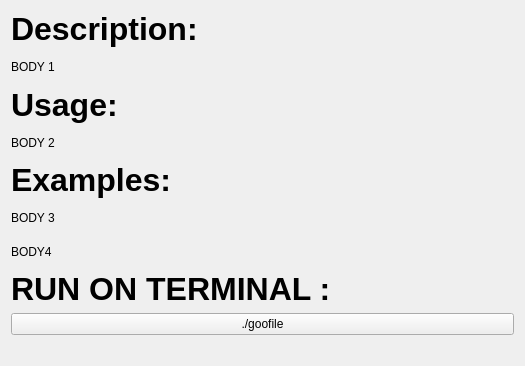
          <widget class="QWidget" name="scrollAreaWidgetContents_8">
           <property name="geometry">
            <rect>
             <x>0</x>
             <y>0</y>
             <width>525</width>
             <height>366</height>
            </rect>
           </property>
           <layout class="QGridLayout" name="gridLayout_7">
            <item row="8" column="0">
             <widget class="QPushButton" name="goofileButton">
              <property name="text">
               <string>./goofile</string>
              </property>
             </widget>
            </item>
            <item row="9" column="0">
             <spacer name="goofileVSpacer">
              <property name="orientation">
               <enum>Qt::Vertical</enum>
              </property>
              <property name="sizeType">
               <enum>QSizePolicy::Fixed</enum>
              </property>
              <property name="sizeHint" stdset="0">
               <size>
                <width>20</width>
                <height>20</height>
               </size>
              </property>
             </spacer>
            </item>
            <item row="7" column="0">
             <widget class="QLabel" name="goofileH4">
              <property name="font">
               <font>
                <pointsize>24</pointsize>
                <weight>75</weight>
                <bold>true</bold>
               </font>
              </property>
              <property name="text">
               <string>RUN ON TERMINAL :</string>
              </property>
             </widget>
            </item>
            <item row="5" column="0">
             <widget class="QLabel" name="goofileB3">
              <property name="text">
               <string>BODY 3</string>
              </property>
             </widget>
            </item>
            <item row="1" column="0">
             <widget class="QLabel" name="goofileB1">
              <property name="text">
               <string>BODY 1</string>
              </property>
             </widget>
            </item>
            <item row="2" column="0">
             <widget class="QLabel" name="goofileH2">
              <property name="font">
               <font>
                <pointsize>24</pointsize>
                <weight>75</weight>
                <bold>true</bold>
               </font>
              </property>
              <property name="text">
               <string>Usage:</string>
              </property>
             </widget>
            </item>
            <item row="0" column="0">
             <widget class="QLabel" name="goofileH1">
              <property name="font">
               <font>
                <pointsize>24</pointsize>
                <weight>75</weight>
                <bold>true</bold>
               </font>
              </property>
              <property name="text">
               <string>Description:</string>
              </property>
             </widget>
            </item>
            <item row="3" column="0">
             <widget class="QLabel" name="goofileB2">
              <property name="text">
               <string>BODY 2</string>
              </property>
             </widget>
            </item>
            <item row="4" column="0">
             <widget class="QLabel" name="goofileH3">
              <property name="font">
               <font>
                <pointsize>24</pointsize>
                <weight>75</weight>
                <bold>true</bold>
               </font>
              </property>
              <property name="text">
               <string>Examples:</string>
              </property>
             </widget>
            </item>
            <item row="6" column="0">
             <widget class="QLabel" name="goofileB4">
              <property name="text">
               <string>BODY4</string>
              </property>
             </widget>
            </item>
           </layout>
          </widget>
